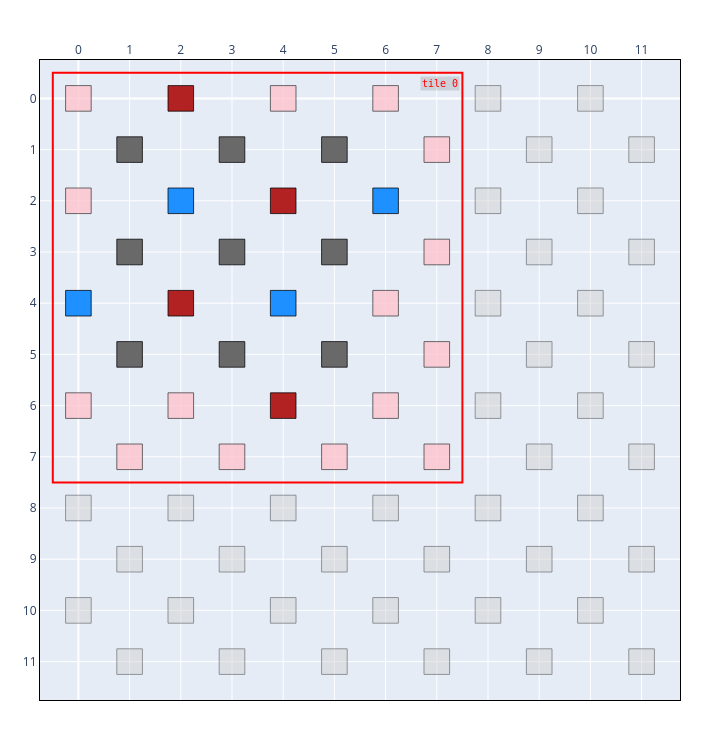

Notebook source saved alongside this figure:
### Markdown cell above
## 4. Logical tiles — placing a surface code

A **`LogicalTile`** wraps a Stim circuit anchored to a coordinate frame. The
code-specific subclass **`SCTile`** generates a *rotated surface code* of a given
`distance` and assigns each qubit a **CSS type** (`DATA`, `X_CHECK`, `Z_CHECK`,
`BUFFER`).

A tile is placed with `chip.add_tile(tile, loc)`, where `loc` is the tile's origin (its
upper-left qubit). Placement is validated against the checkerboard invariant, the chip
bounds, and overlap with existing tiles. Here we color qubits by CSS type via
`css_style`.

### Code cell
chip = Chip(6, 6)
tile = SCTile(distance=3, rounds=3, task="memory_z")
chip.add_tile(tile)          # no loc -> placed at the tile's own origin (0, 0)

print("tile summary:", tile.summary())
chip.show(style=css_style)

### Figure 1 — Plotly figure (JSON) as saved in the notebook; plotly's stock layout.template omitted (floating-point values rounded to 4 significant figures)
{"data": [{"hoverinfo": "text", "hoverlabel": {"bgcolor": ["pink", "pink", "dodgerblue", "pink", "lightgray", "lightgray", "dimgrey", "dimgrey", "dimgrey", "pink", "lightgray", "lightgray", "firebrick", "dodgerblue", "firebrick", "pink", "lightgray", "lightgray", "dimgrey", "dimgrey", "dimgrey", "pink", "lightgray", "lightgray", "pink", "firebrick", "dodgerblue", "firebrick", "lightgray", "lightgray", "dimgrey", "dimgrey", "dimgrey", "pink", "lightgray", "lightgray", "pink", "dodgerblue", "pink", "pink", "lightgray", "lightgray", "pink", "pink", "pink", "pink", "lightgray", "lightgray", "lightgray", "lightgray", "lightgray", "lightgray", "lightgray", "lightgray", "lightgray", "lightgray", "lightgray", "lightgray", "lightgray", "lightgray", "lightgray", "lightgray", "lightgray", "lightgray", "lightgray", "lightgray", "lightgray", "lightgray", "lightgray", "lightgray", "lightgray", "lightgray"], "font": {"color": "black"}}, "hovertext": ["(0, 0)<br>type=BUFFER<br>noise=0.0000", "(0, 2)<br>type=BUFFER<br>noise=0.0000", "(0, 4)<br>type=Z_CHECK<br>noise=0.0000", "(0, 6)<br>type=BUFFER<br>noise=0.0000", "(0, 8)<br>type=UNASSIGNED<br>noise=0.0000", "(0, 10)<br>type=UNASSIGNED<br>noise=0.0000", "(1, 1)<br>type=DATA<br>noise=0.0000", "(1, 3)<br>type=DATA<br>noise=0.0000", "(1, 5)<br>type=DATA<br>noise=0.0000", "(1, 7)<br>type=BUFFER<br>noise=0.0000", "(1, 9)<br>type=UNASSIGNED<br>noise=0.0000", "(1, 11)<br>type=UNASSIGNED<br>noise=0.0000", "(2, 0)<br>type=X_CHECK<br>noise=0.0000", "(2, 2)<br>type=Z_CHECK<br>noise=0.0000", "(2, 4)<br>type=X_CHECK<br>noise=0.0000", "(2, 6)<br>type=BUFFER<br>noise=0.0000", "(2, 8)<br>type=UNASSIGNED<br>noise=0.0000", "(2, 10)<br>type=UNASSIGNED<br>noise=0.0000", "(3, 1)<br>type=DATA<br>noise=0.0000", "(3, 3)<br>type=DATA<br>noise=0.0000", "(3, 5)<br>type=DATA<br>noise=0.0000", "(3, 7)<br>type=BUFFER<br>noise=0.0000", "(3, 9)<br>type=UNASSIGNED<br>noise=0.0000", "(3, 11)<br>type=UNASSIGNED<br>noise=0.0000", "(4, 0)<br>type=BUFFER<br>noise=0.0000", "(4, 2)<br>type=X_CHECK<br>noise=0.0000", "(4, 4)<br>type=Z_CHECK<br>noise=0.0000", "(4, 6)<br>type=X_CHECK<br>noise=0.0000", "(4, 8)<br>type=UNASSIGNED<br>noise=0.0000", "(4, 10)<br>type=UNASSIGNED<br>noise=0.0000", "(5, 1)<br>type=DATA<br>noise=0.0000", "(5, 3)<br>type=DATA<br>noise=0.0000", "(5, 5)<br>type=DATA<br>noise=0.0000", "(5, 7)<br>type=BUFFER<br>noise=0.0000", "(5, 9)<br>type=UNASSIGNED<br>noise=0.0000", "(5, 11)<br>type=UNASSIGNED<br>noise=0.0000", "(6, 0)<br>type=BUFFER<br>noise=0.0000", "(6, 2)<br>type=Z_CHECK<br>noise=0.0000", "(6, 4)<br>type=BUFFER<br>noise=0.0000", "(6, 6)<br>type=BUFFER<br>noise=0.0000", "(6, 8)<br>type=UNASSIGNED<br>noise=0.0000", "(6, 10)<br>type=UNASSIGNED<br>noise=0.0000", "(7, 1)<br>type=BUFFER<br>noise=0.0000", "(7, 3)<br>type=BUFFER<br>noise=0.0000", "(7, 5)<br>type=BUFFER<br>noise=0.0000", "(7, 7)<br>type=BUFFER<br>noise=0.0000", "(7, 9)<br>type=UNASSIGNED<br>noise=0.0000", "(7, 11)<br>type=UNASSIGNED<br>noise=0.0000", "(8, 0)<br>type=UNASSIGNED<br>noise=0.0000", "(8, 2)<br>type=UNASSIGNED<br>noise=0.0000", "(8, 4)<br>type=UNASSIGNED<br>noise=0.0000", "(8, 6)<br>type=UNASSIGNED<br>noise=0.0000", "(8, 8)<br>type=UNASSIGNED<br>noise=0.0000", "(8, 10)<br>type=UNASSIGNED<br>noise=0.0000", "(9, 1)<br>type=UNASSIGNED<br>noise=0.0000", "(9, 3)<br>type=UNASSIGNED<br>noise=0.0000", "(9, 5)<br>type=UNASSIGNED<br>noise=0.0000", "(9, 7)<br>type=UNASSIGNED<br>noise=0.0000", "(9, 9)<br>type=UNASSIGNED<br>noise=0.0000", "(9, 11)<br>type=UNASSIGNED<br>noise=0.0000", "(10, 0)<br>type=UNASSIGNED<br>noise=0.0000", "(10, 2)<br>type=UNASSIGNED<br>noise=0.0000", "(10, 4)<br>type=UNASSIGNED<br>noise=0.0000", "(10, 6)<br>type=UNASSIGNED<br>noise=0.0000", "(10, 8)<br>type=UNASSIGNED<br>noise=0.0000", "(10, 10)<br>type=UNASSIGNED<br>noise=0.0000", "(11, 1)<br>type=UNASSIGNED<br>noise=0.0000", "(11, 3)<br>type=UNASSIGNED<br>noise=0.0000", "(11, 5)<br>type=UNASSIGNED<br>noise=0.0000", "(11, 7)<br>type=UNASSIGNED<br>noise=0.0000", "(11, 9)<br>type=UNASSIGNED<br>noise=0.0000", "(11, 11)<br>type=UNASSIGNED<br>noise=0.0000"], "marker": {"opacity": 0, "size": 20}, "mode": "markers", "name": "qubits", "type": "scattergl", "x": [0, 0, 0, 0, 0, 0, 1, 1, 1, 1, 1, 1, 2, 2, 2, 2, 2, 2, 3, 3, 3, 3, 3, 3, 4, 4, 4, 4, 4, 4, 5, 5, 5, 5, 5, 5, 6, 6, 6, 6, 6, 6, 7, 7, 7, 7, 7, 7, 8, 8, 8, 8, 8, 8, 9, 9, 9, 9, 9, 9, 10, 10, 10, 10, 10, 10, 11, 11, 11, 11, 11, 11], "y": [0, 2, 4, 6, 8, 10, 1, 3, 5, 7, 9, 11, 0, 2, 4, 6, 8, 10, 1, 3, 5, 7, 9, 11, 0, 2, 4, 6, 8, 10, 1, 3, 5, 7, 9, 11, 0, 2, 4, 6, 8, 10, 1, 3, 5, 7, 9, 11, 0, 2, 4, 6, 8, 10, 1, 3, 5, 7, 9, 11, 0, 2, 4, 6, 8, 10, 1, 3, 5, 7, 9, 11]}], "layout": {"annotations": [{"bgcolor": "rgba(128,128,128,0.25)", "font": {"color": "red", "family": "Andale Mono, monospace", "size": 10}, "showarrow": false, "text": "tile 0", "x": 7.45, "xanchor": "right", "y": -0.43, "yanchor": "top"}], "height": 740, "margin": {"b": 40, "l": 40, "r": 40, "t": 60}, "shapes": [{"fillcolor": "pink", "layer": "above", "line": {"color": "black", "width": 0.75}, "opacity": 0.75, "type": "rect", "x0": -0.25, "x1": 0.25, "y0": -0.25, "y1": 0.25}, {"fillcolor": "pink", "layer": "above", "line": {"color": "black", "width": 0.75}, "opacity": 0.75, "type": "rect", "x0": -0.25, "x1": 0.25, "y0": 1.75, "y1": 2.25}, {"fillcolor": "dodgerblue", "layer": "above", "line": {"color": "black", "width": 0.75}, "opacity": 1, "type": "rect", "x0": -0.25, "x1": 0.25, "y0": 3.75, "y1": 4.25}, {"fillcolor": "pink", "layer": "above", "line": {"color": "black", "width": 0.75}, "opacity": 0.75, "type": "rect", "x0": -0.25, "x1": 0.25, "y0": 5.75, "y1": 6.25}, {"fillcolor": "lightgray", "layer": "above", "line": {"color": "black", "width": 0.75}, "opacity": 0.5, "type": "rect", "x0": -0.25, "x1": 0.25, "y0": 7.75, "y1": 8.25}, {"fillcolor": "lightgray", "layer": "above", "line": {"color": "black", "width": 0.75}, "opacity": 0.5, "type": "rect", "x0": -0.25, "x1": 0.25, "y0": 9.75, "y1": 10.25}, {"fillcolor": "dimgrey", "layer": "above", "line": {"color": "black", "width": 0.75}, "opacity": 1, "type": "rect", "x0": 0.75, "x1": 1.25, "y0": 0.75, "y1": 1.25}, {"fillcolor": "dimgrey", "layer": "above", "line": {"color": "black", "width": 0.75}, "opacity": 1, "type": "rect", "x0": 0.75, "x1": 1.25, "y0": 2.75, "y1": 3.25}, {"fillcolor": "dimgrey", "layer": "above", "line": {"color": "black", "width": 0.75}, "opacity": 1, "type": "rect", "x0": 0.75, "x1": 1.25, "y0": 4.75, "y1": 5.25}, {"fillcolor": "pink", "layer": "above", "line": {"color": "black", "width": 0.75}, "opacity": 0.75, "type": "rect", "x0": 0.75, "x1": 1.25, "y0": 6.75, "y1": 7.25}, {"fillcolor": "lightgray", "layer": "above", "line": {"color": "black", "width": 0.75}, "opacity": 0.5, "type": "rect", "x0": 0.75, "x1": 1.25, "y0": 8.75, "y1": 9.25}, {"fillcolor": "lightgray", "layer": "above", "line": {"color": "black", "width": 0.75}, "opacity": 0.5, "type": "rect", "x0": 0.75, "x1": 1.25, "y0": 10.75, "y1": 11.25}, {"fillcolor": "firebrick", "layer": "above", "line": {"color": "black", "width": 0.75}, "opacity": 1, "type": "rect", "x0": 1.75, "x1": 2.25, "y0": -0.25, "y1": 0.25}, {"fillcolor": "dodgerblue", "layer": "above", "line": {"color": "black", "width": 0.75}, "opacity": 1, "type": "rect", "x0": 1.75, "x1": 2.25, "y0": 1.75, "y1": 2.25}, {"fillcolor": "firebrick", "layer": "above", "line": {"color": "black", "width": 0.75}, "opacity": 1, "type": "rect", "x0": 1.75, "x1": 2.25, "y0": 3.75, "y1": 4.25}, {"fillcolor": "pink", "layer": "above", "line": {"color": "black", "width": 0.75}, "opacity": 0.75, "type": "rect", "x0": 1.75, "x1": 2.25, "y0": 5.75, "y1": 6.25}, {"fillcolor": "lightgray", "layer": "above", "line": {"color": "black", "width": 0.75}, "opacity": 0.5, "type": "rect", "x0": 1.75, "x1": 2.25, "y0": 7.75, "y1": 8.25}, {"fillcolor": "lightgray", "layer": "above", "line": {"color": "black", "width": 0.75}, "opacity": 0.5, "type": "rect", "x0": 1.75, "x1": 2.25, "y0": 9.75, "y1": 10.25}, {"fillcolor": "dimgrey", "layer": "above", "line": {"color": "black", "width": 0.75}, "opacity": 1, "type": "rect", "x0": 2.75, "x1": 3.25, "y0": 0.75, "y1": 1.25}, {"fillcolor": "dimgrey", "layer": "above", "line": {"color": "black", "width": 0.75}, "opacity": 1, "type": "rect", "x0": 2.75, "x1": 3.25, "y0": 2.75, "y1": 3.25}, {"fillcolor": "dimgrey", "layer": "above", "line": {"color": "black", "width": 0.75}, "opacity": 1, "type": "rect", "x0": 2.75, "x1": 3.25, "y0": 4.75, "y1": 5.25}, {"fillcolor": "pink", "layer": "above", "line": {"color": "black", "width": 0.75}, "opacity": 0.75, "type": "rect", "x0": 2.75, "x1": 3.25, "y0": 6.75, "y1": 7.25}, {"fillcolor": "lightgray", "layer": "above", "line": {"color": "black", "width": 0.75}, "opacity": 0.5, "type": "rect", "x0": 2.75, "x1": 3.25, "y0": 8.75, "y1": 9.25}, {"fillcolor": "lightgray", "layer": "above", "line": {"color": "black", "width": 0.75}, "opacity": 0.5, "type": "rect", "x0": 2.75, "x1": 3.25, "y0": 10.75, "y1": 11.25}, {"fillcolor": "pink", "layer": "above", "line": {"color": "black", "width": 0.75}, "opacity": 0.75, "type": "rect", "x0": 3.75, "x1": 4.25, "y0": -0.25, "y1": 0.25}, {"fillcolor": "firebrick", "layer": "above", "line": {"color": "black", "width": 0.75}, "opacity": 1, "type": "rect", "x0": 3.75, "x1": 4.25, "y0": 1.75, "y1": 2.25}, {"fillcolor": "dodgerblue", "layer": "above", "line": {"color": "black", "width": 0.75}, "opacity": 1, "type": "rect", "x0": 3.75, "x1": 4.25, "y0": 3.75, "y1": 4.25}, {"fillcolor": "firebrick", "layer": "above", "line": {"color": "black", "width": 0.75}, "opacity": 1, "type": "rect", "x0": 3.75, "x1": 4.25, "y0": 5.75, "y1": 6.25}, {"fillcolor": "lightgray", "layer": "above", "line": {"color": "black", "width": 0.75}, "opacity": 0.5, "type": "rect", "x0": 3.75, "x1": 4.25, "y0": 7.75, "y1": 8.25}, {"fillcolor": "lightgray", "layer": "above", "line": {"color": "black", "width": 0.75}, "opacity": 0.5, "type": "rect", "x0": 3.75, "x1": 4.25, "y0": 9.75, "y1": 10.25}, {"fillcolor": "dimgrey", "layer": "above", "line": {"color": "black", "width": 0.75}, "opacity": 1, "type": "rect", "x0": 4.75, "x1": 5.25, "y0": 0.75, "y1": 1.25}, {"fillcolor": "dimgrey", "layer": "above", "line": {"color": "black", "width": 0.75}, "opacity": 1, "type": "rect", "x0": 4.75, "x1": 5.25, "y0": 2.75, "y1": 3.25}, {"fillcolor": "dimgrey", "layer": "above", "line": {"color": "black", "width": 0.75}, "opacity": 1, "type": "rect", "x0": 4.75, "x1": 5.25, "y0": 4.75, "y1": 5.25}, {"fillcolor": "pink", "layer": "above", "line": {"color": "black", "width": 0.75}, "opacity": 0.75, "type": "rect", "x0": 4.75, "x1": 5.25, "y0": 6.75, "y1": 7.25}, {"fillcolor": "lightgray", "layer": "above", "line": {"color": "black", "width": 0.75}, "opacity": 0.5, "type": "rect", "x0": 4.75, "x1": 5.25, "y0": 8.75, "y1": 9.25}, {"fillcolor": "lightgray", "layer": "above", "line": {"color": "black", "width": 0.75}, "opacity": 0.5, "type": "rect", "x0": 4.75, "x1": 5.25, "y0": 10.75, "y1": 11.25}, {"fillcolor": "pink", "layer": "above", "line": {"color": "black", "width": 0.75}, "opacity": 0.75, "type": "rect", "x0": 5.75, "x1": 6.25, "y0": -0.25, "y1": 0.25}, {"fillcolor": "dodgerblue", "layer": "above", "line": {"color": "black", "width": 0.75}, "opacity": 1, "type": "rect", "x0": 5.75, "x1": 6.25, "y0": 1.75, "y1": 2.25}, {"fillcolor": "pink", "layer": "above", "line": {"color": "black", "width": 0.75}, "opacity": 0.75, "type": "rect", "x0": 5.75, "x1": 6.25, "y0": 3.75, "y1": 4.25}, {"fillcolor": "pink", "layer": "above", "line": {"color": "black", "width": 0.75}, "opacity": 0.75, "type": "rect", "x0": 5.75, "x1": 6.25, "y0": 5.75, "y1": 6.25}, {"fillcolor": "lightgray", "layer": "above", "line": {"color": "black", "width": 0.75}, "opacity": 0.5, "type": "rect", "x0": 5.75, "x1": 6.25, "y0": 7.75, "y1": 8.25}, {"fillcolor": "lightgray", "layer": "above", "line": {"color": "black", "width": 0.75}, "opacity": 0.5, "type": "rect", "x0": 5.75, "x1": 6.25, "y0": 9.75, "y1": 10.25}, {"fillcolor": "pink", "layer": "above", "line": {"color": "black", "width": 0.75}, "opacity": 0.75, "type": "rect", "x0": 6.75, "x1": 7.25, "y0": 0.75, "y1": 1.25}, {"fillcolor": "pink", "layer": "above", "line": {"color": "black", "width": 0.75}, "opacity": 0.75, "type": "rect", "x0": 6.75, "x1": 7.25, "y0": 2.75, "y1": 3.25}, {"fillcolor": "pink", "layer": "above", "line": {"color": "black", "width": 0.75}, "opacity": 0.75, "type": "rect", "x0": 6.75, "x1": 7.25, "y0": 4.75, "y1": 5.25}, {"fillcolor": "pink", "layer": "above", "line": {"color": "black", "width": 0.75}, "opacity": 0.75, "type": "rect", "x0": 6.75, "x1": 7.25, "y0": 6.75, "y1": 7.25}, {"fillcolor": "lightgray", "layer": "above", "line": {"color": "black", "width": 0.75}, "opacity": 0.5, "type": "rect", "x0": 6.75, "x1": 7.25, "y0": 8.75, "y1": 9.25}, {"fillcolor": "lightgray", "layer": "above", "line": {"color": "black", "width": 0.75}, "opacity": 0.5, "type": "rect", "x0": 6.75, "x1": 7.25, "y0": 10.75, "y1": 11.25}, {"fillcolor": "lightgray", "layer": "above", "line": {"color": "black", "width": 0.75}, "opacity": 0.5, "type": "rect", "x0": 7.75, "x1": 8.25, "y0": -0.25, "y1": 0.25}, {"fillcolor": "lightgray", "layer": "above", "line": {"color": "black", "width": 0.75}, "opacity": 0.5, "type": "rect", "x0": 7.75, "x1": 8.25, "y0": 1.75, "y1": 2.25}, {"fillcolor": "lightgray", "layer": "above", "line": {"color": "black", "width": 0.75}, "opacity": 0.5, "type": "rect", "x0": 7.75, "x1": 8.25, "y0": 3.75, "y1": 4.25}, {"fillcolor": "lightgray", "layer": "above", "line": {"color": "black", "width": 0.75}, "opacity": 0.5, "type": "rect", "x0": 7.75, "x1": 8.25, "y0": 5.75, "y1": 6.25}, {"fillcolor": "lightgray", "layer": "above", "line": {"color": "black", "width": 0.75}, "opacity": 0.5, "type": "rect", "x0": 7.75, "x1": 8.25, "y0": 7.75, "y1": 8.25}, {"fillcolor": "lightgray", "layer": "above", "line": {"color": "black", "width": 0.75}, "opacity": 0.5, "type": "rect", "x0": 7.75, "x1": 8.25, "y0": 9.75, "y1": 10.25}, {"fillcolor": "lightgray", "layer": "above", "line": {"color": "black", "width": 0.75}, "opacity": 0.5, "type": "rect", "x0": 8.75, "x1": 9.25, "y0": 0.75, "y1": 1.25}, {"fillcolor": "lightgray", "layer": "above", "line": {"color": "black", "width": 0.75}, "opacity": 0.5, "type": "rect", "x0": 8.75, "x1": 9.25, "y0": 2.75, "y1": 3.25}, {"fillcolor": "lightgray", "layer": "above", "line": {"color": "black", "width": 0.75}, "opacity": 0.5, "type": "rect", "x0": 8.75, "x1": 9.25, "y0": 4.75, "y1": 5.25}, {"fillcolor": "lightgray", "layer": "above", "line": {"color": "black", "width": 0.75}, "opacity": 0.5, "type": "rect", "x0": 8.75, "x1": 9.25, "y0": 6.75, "y1": 7.25}, {"fillcolor": "lightgray", "layer": "above", "line": {"color": "black", "width": 0.75}, "opacity": 0.5, "type": "rect", "x0": 8.75, "x1": 9.25, "y0": 8.75, "y1": 9.25}, {"fillcolor": "lightgray", "layer": "above", "line": {"color": "black", "width": 0.75}, "opacity": 0.5, "type": "rect", "x0": 8.75, "x1": 9.25, "y0": 10.75, "y1": 11.25}, {"fillcolor": "lightgray", "layer": "above", "line": {"color": "black", "width": 0.75}, "opacity": 0.5, "type": "rect", "x0": 9.75, "x1": 10.25, "y0": -0.25, "y1": 0.25}, {"fillcolor": "lightgray", "layer": "above", "line": {"color": "black", "width": 0.75}, "opacity": 0.5, "type": "rect", "x0": 9.75, "x1": 10.25, "y0": 1.75, "y1": 2.25}, {"fillcolor": "lightgray", "layer": "above", "line": {"color": "black", "width": 0.75}, "opacity": 0.5, "type": "rect", "x0": 9.75, "x1": 10.25, "y0": 3.75, "y1": 4.25}, {"fillcolor": "lightgray", "layer": "above", "line": {"color": "black", "width": 0.75}, "opacity": 0.5, "type": "rect", "x0": 9.75, "x1": 10.25, "y0": 5.75, "y1": 6.25}, {"fillcolor": "lightgray", "layer": "above", "line": {"color": "black", "width": 0.75}, "opacity": 0.5, "type": "rect", "x0": 9.75, "x1": 10.25, "y0": 7.75, "y1": 8.25}, {"fillcolor": "lightgray", "layer": "above", "line": {"color": "black", "width": 0.75}, "opacity": 0.5, "type": "rect", "x0": 9.75, "x1": 10.25, "y0": 9.75, "y1": 10.25}, {"fillcolor": "lightgray", "layer": "above", "line": {"color": "black", "width": 0.75}, "opacity": 0.5, "type": "rect", "x0": 10.75, "x1": 11.25, "y0": 0.75, "y1": 1.25}, {"fillcolor": "lightgray", "layer": "above", "line": {"color": "black", "width": 0.75}, "opacity": 0.5, "type": "rect", "x0": 10.75, "x1": 11.25, "y0": 2.75, "y1": 3.25}, {"fillcolor": "lightgray", "layer": "above", "line": {"color": "black", "width": 0.75}, "opacity": 0.5, "type": "rect", "x0": 10.75, "x1": 11.25, "y0": 4.75, "y1": 5.25}, {"fillcolor": "lightgray", "layer": "above", "line": {"color": "black", "width": 0.75}, "opacity": 0.5, "type": "rect", "x0": 10.75, "x1": 11.25, "y0": 6.75, "y1": 7.25}, {"fillcolor": "lightgray", "layer": "above", "line": {"color": "black", "width": 0.75}, "opacity": 0.5, "type": "rect", "x0": 10.75, "x1": 11.25, "y0": 8.75, "y1": 9.25}, {"fillcolor": "lightgray", "layer": "above", "line": {"color": "black", "width": 0.75}, "opacity": 0.5, "type": "rect", "x0": 10.75, "x1": 11.25, "y0": 10.75, "y1": 11.25}, {"fillcolor": "rgba(0,0,0,0)", "layer": "above", "line": {"color": "red", "width": 2}, "opacity": 1, "type": "rect", "x0": -0.5, "x1": 7.5, "y0": -0.5, "y1": 7.5}], "showlegend": false, "width": 720, "xaxis": {"domain": [0, 1], "dtick": 1, "linecolor": "black", "linewidth": 1, "mirror": true, "range": [-0.75, 11.75], "showgrid": true, "showline": true, "side": "top", "zeroline": true}, "yaxis": {"dtick": 1, "linecolor": "black", "linewidth": 1, "mirror": true, "range": [11.75, -0.75], "scaleanchor": "x", "scaleratio": 1, "showgrid": true, "showline": true, "zeroline": true}}}
